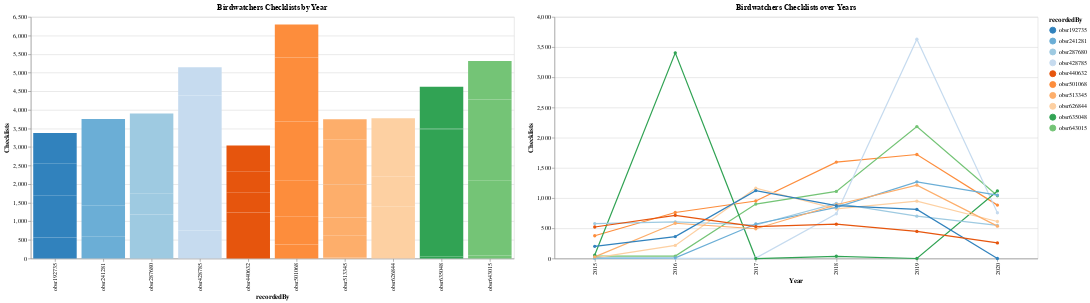

Write notebook code for a chart like this one.
### Markdown cell above
## Question 1

- How do individual birdwatcher survey habits affect the number and location of specie sightings?
- Did COVID have a significant impact on surveying in 2020?

Let's start by seeing who conducted the most checklists (surveys) overall.

### Code cell
from IPython.display import display
import altair as alt

birdwatcher_checklists = eod_data.groupby(['recordedBy', 'eventYear'])['checklist_id'].nunique()

birdwatcher_checklists_pivot = birdwatcher_checklists.reset_index().pivot(index='recordedBy', columns='eventYear', values='checklist_id').fillna(0)

birdwatcher_totals = birdwatcher_checklists_pivot.sum(axis=1)
year_totals = birdwatcher_checklists_pivot.sum(axis=0)
print('Total checklists:', year_totals.sum())

birdwatcher_checklists_pivot['Total Checklists'] = birdwatcher_totals
birdwatcher_checklists_pivot['% of All Checklists'] = round((birdwatcher_totals / year_totals.sum()) * 100.0, ndigits=3)
birdwatcher_checklists_pivot = birdwatcher_checklists_pivot.sort_values(by='% of All Checklists', ascending=False)
display(birdwatcher_checklists_pivot.head(n=10))

top_10_birdwatchers = birdwatcher_checklists_pivot.head(n=10).drop(columns=['Total Checklists', '% of All Checklists']).reset_index().melt(id_vars=['recordedBy'], var_name='Year', value_name='Checklists')
display(top_10_birdwatchers)

birdwatcher_selection = alt.selection_point(fields=['recordedBy'])
top_10_birdwatchers_bar = alt.Chart(top_10_birdwatchers).mark_bar().encode(
    x='recordedBy:N',
    y='Checklists:Q',
    color=alt.when(birdwatcher_selection).then(alt.Color('recordedBy:N')).otherwise(alt.value('lightgray')),
    tooltip=['recordedBy:N', 'Year:O', 'Checklists:Q']
).add_params(birdwatcher_selection).properties(
    title='Birdwatchers Checklists by Year',
    width=800,
    height=400
)

top_10_birdwatchers_line = alt.Chart(top_10_birdwatchers).mark_line(point=True).encode(
    x='Year:O',
    y='Checklists:Q',
    color=alt.Color('recordedBy', scale=alt.Scale(scheme='category20c')),
    tooltip=['recordedBy:N', 'Year:O', 'Checklists:Q']
).properties(
    title='Birdwatchers Checklists over Years',
    width=800,
    height=400
)

top_10_birdwatchers_bar | top_10_birdwatchers_line.add_params(birdwatcher_selection).transform_filter(birdwatcher_selection)

### Figure 1 — Vega-Lite specification as saved in the notebook (floating-point values rounded to 4 significant figures)
{"config": {"view": {"continuousWidth": 300, "continuousHeight": 300}}, "hconcat": [{"mark": {"type": "bar"}, "encoding": {"color": {"condition": {"param": "param_33", "field": "recordedBy", "type": "nominal"}, "value": "lightgray"}, "tooltip": [{"field": "recordedBy", "type": "nominal"}, {"field": "Year", "type": "ordinal"}, {"field": "Checklists", "type": "quantitative"}], "x": {"field": "recordedBy", "type": "nominal"}, "y": {"field": "Checklists", "type": "quantitative"}}, "height": 400, "name": "view_30", "title": "Birdwatchers Checklists by Year", "width": 800}, {"mark": {"type": "line", "point": true}, "encoding": {"color": {"field": "recordedBy", "scale": {"scheme": "category20c"}, "type": "nominal"}, "tooltip": [{"field": "recordedBy", "type": "nominal"}, {"field": "Year", "type": "ordinal"}, {"field": "Checklists", "type": "quantitative"}], "x": {"field": "Year", "type": "ordinal"}, "y": {"field": "Checklists", "type": "quantitative"}}, "height": 400, "name": "view_31", "title": "Birdwatchers Checklists over Years", "transform": [{"filter": {"param": "param_33"}}], "width": 800}], "data": {"name": "data-14f545369fc12686fa5e8c9f5aee30e9"}, "params": [{"name": "param_33", "select": {"type": "point", "fields": ["recordedBy"]}, "views": ["view_30", "view_31"]}], "$schema": "https://vega.github.io/schema/vega-lite/v5.20.1.json", "datasets": {"data-14f545369fc12686fa5e8c9f5aee30e9": [{"recordedBy": "obsr501068", "Year": 2015, "Checklists": 377.0}, {"recordedBy": "obsr643015", "Year": 2015, "Checklists": 38.0}, {"recordedBy": "obsr428785", "Year": 2015, "Checklists": 2.0}, {"recordedBy": "obsr635048", "Year": 2015, "Checklists": 57.0}, {"recordedBy": "obsr287680", "Year": 2015, "Checklists": 578.0}, {"recordedBy": "obsr626844", "Year": 2015, "Checklists": 9.0}, {"recordedBy": "obsr241281", "Year": 2015, "Checklists": 5.0}, {"recordedBy": "obsr513345", "Year": 2015, "Checklists": 27.0}, {"recordedBy": "obsr192735", "Year": 2015, "Checklists": 202.0}, {"recordedBy": "obsr440632", "Year": 2015, "Checklists": 522.0}, {"recordedBy": "obsr501068", "Year": 2016, "Checklists": 762.0}, {"recordedBy": "obsr643015", "Year": 2016, "Checklists": 41.0}, {"recordedBy": "obsr428785", "Year": 2016, "Checklists": 3.0}, {"recordedBy": "obsr635048", "Year": 2016, "Checklists": 3406.0}, {"recordedBy": "obsr287680", "Year": 2016, "Checklists": 606.0}, {"recordedBy": "obsr626844", "Year": 2016, "Checklists": 217.0}, {"recordedBy": "obsr241281", "Year": 2016, "Checklists": 11.0}, {"recordedBy": "obsr513345", "Year": 2016, "Checklists": 584.0}, {"recordedBy": "obsr192735", "Year": 2016, "Checklists": 363.0}, {"recordedBy": "obsr440632", "Year": 2016, "Checklists": 715.0}, {"recordedBy": "obsr501068", "Year": 2017, "Checklists": 952.0}, {"recordedBy": "obsr643015", "Year": 2017, "Checklists": 902.0}, {"recordedBy": "obsr428785", "Year": 2017, "Checklists": 8.0}, {"recordedBy": "obsr635048", "Year": 2017, "Checklists": 0.0}, {"recordedBy": "obsr287680", "Year": 2017, "Checklists": 555.0}, {"recordedBy": "obsr626844", "Year": 2017, "Checklists": 1165.0}, {"recordedBy": "obsr241281", "Year": 2017, "Checklists": 572.0}, {"recordedBy": "obsr513345", "Year": 2017, "Checklists": 493.0}, {"recordedBy": "obsr192735", "Year": 2017, "Checklists": 1124.0}, {"recordedBy": "obsr440632", "Year": 2017, "Checklists": 529.0}, {"recordedBy": "obsr501068", "Year": 2018, "Checklists": 1596.0}, {"recordedBy": "obsr643015", "Year": 2018, "Checklists": 1111.0}, {"recordedBy": "obsr428785", "Year": 2018, "Checklists": 741.0}, {"recordedBy": "obsr635048", "Year": 2018, "Checklists": 37.0}, {"recordedBy": "obsr287680", "Year": 2018, "Checklists": 913.0}, {"recordedBy": "obsr626844", "Year": 2018, "Checklists": 821.0}, {"recordedBy": "obsr241281", "Year": 2018, "Checklists": 848.0}, {"recordedBy": "obsr513345", "Year": 2018, "Checklists": 890.0}, {"recordedBy": "obsr192735", "Year": 2018, "Checklists": 875.0}, {"recordedBy": "obsr440632", "Year": 2018, "Checklists": 569.0}, {"recordedBy": "obsr501068", "Year": 2019, "Checklists": 1722.0}, {"recordedBy": "obsr643015", "Year": 2019, "Checklists": 2185.0}, {"recordedBy": "obsr428785", "Year": 2019, "Checklists": 3631.0}, {"recordedBy": "obsr635048", "Year": 2019, "Checklists": 0.0}, {"recordedBy": "obsr287680", "Year": 2019, "Checklists": 701.0}, {"recordedBy": "obsr626844", "Year": 2019, "Checklists": 950.0}, {"recordedBy": "obsr241281", "Year": 2019, "Checklists": 1269.0}, {"recordedBy": "obsr513345", "Year": 2019, "Checklists": 1214.0}, {"recordedBy": "obsr192735", "Year": 2019, "Checklists": 812.0}, {"recordedBy": "obsr440632", "Year": 2019, "Checklists": 449.0}, {"recordedBy": "obsr501068", "Year": 2020, "Checklists": 884.0}, {"recordedBy": "obsr643015", "Year": 2020, "Checklists": 1039.0}, {"recordedBy": "obsr428785", "Year": 2020, "Checklists": 758.0}, {"recordedBy": "obsr635048", "Year": 2020, "Checklists": 1119.0}, {"recordedBy": "obsr287680", "Year": 2020, "Checklists": 547.0}, {"recordedBy": "obsr626844", "Year": 2020, "Checklists": 613.0}, {"recordedBy": "obsr241281", "Year": 2020, "Checklists": 1051.0}, {"recordedBy": "obsr513345", "Year": 2020, "Checklists": 536.0}, {"recordedBy": "obsr192735", "Year": 2020, "Checklists": 0.0}, {"recordedBy": "obsr440632", "Year": 2020, "Checklists": 258.0}]}}
